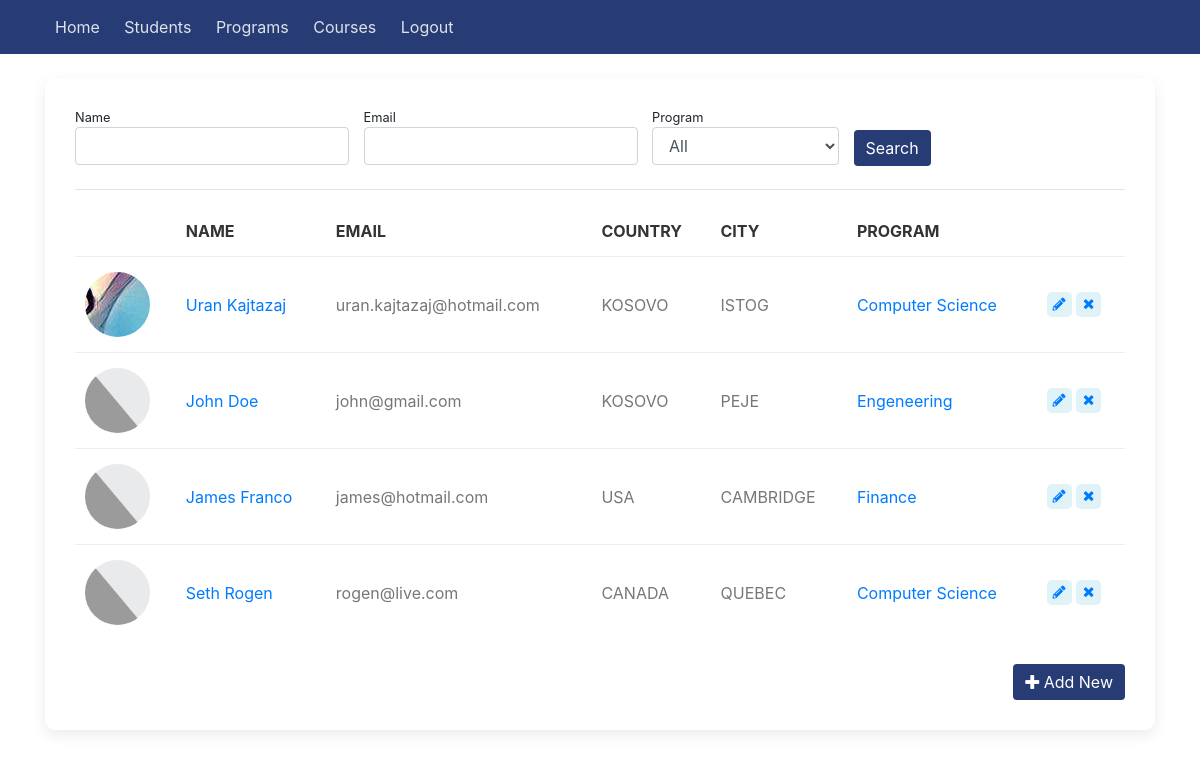
The page /students/ on the database its author committed.
### sems/models.py (models this page shows, shortened)
class Student(models.Model):
    picture = models.ImageField(null=True, blank=True, default='no-img.png')
    first_name = models.CharField(max_length=100)
    last_name = models.CharField(max_length=100)
    email = models.EmailField(null=True, blank=True)
    website = models.CharField(max_length=100, null=True, blank=True)
    program = models.ForeignKey(Program, on_delete=models.SET_NULL, null=True)
    country = models.ForeignKey(State, on_delete=models.SET_NULL, null=True)
    city = models.CharField(max_length=100, null=True)
    course = models.ManyToManyField(Course, null=True)
    def __str__(self):
        return self.first_name + ' ' + self.last_name

class State(models.Model):
    name = models.CharField(max_length=100)
    def __str__(self):
        return self.name

class Program(models.Model):
    name = models.CharField(max_length=200)
    summary = models.CharField(max_length=600, null=True, blank=True)
    def __str__(self):
        return self.name

### sems/views.py (the view)
# urls.py: path('students/', views.students_view, name='students'),
def students_view(request):
    students = Student.objects.all()
    programs = Program.objects.all()
    if request.method == 'GET':
        p = request.GET.get('program', '')
        name = request.GET.get('name', '')
        email = request.GET.get('email', '')
        if p != '':
            students = Student.objects.filter(program=p, first_name__contains=name, email__contains=email)
        else:
            students = Student.objects.filter(first_name__contains=name, email__contains=email)
    return render(
        request,
        'students_list.html',
        {'students': students, 'programs': programs, 'media_url': settings.MEDIA_ROOT},
    )

### sems/templates/students_list.html (shortened to what this page needs)
{% extends 'base_generic.html' %}
{% block content %}
<div class="shadow-box">
    <form class="form-spaced" action="" method="get">
        <label for="name">
            <small>Name</small> <br/>
            <input class="form-control" value="{{ request.GET.name }}" type="text" name="name" id="name">
        </label>
        <label for="email">
            <small>Email</small> <br/>
            <input class="form-control" value="{{ request.GET.email }}" type="email" name="email" id="email">
        </label>
        <label for="program">
            <small>Program</small> <br/>
            <select class="form-control" name="program" id="program">
                <option value="">All</option>
            </select>
        </label>
        <input type="submit" class="btn btn-primary" value="Search">
    </form>
    <hr/>
    <table>
        <thead>
            <tr>
                <th></th>
                <th>Name</th>
                <th>Email</th>
                <th>Country</th>
                <th>City</th>
                <th>Program</th>
                <th></th>
            </tr>
        </thead>
        <tbody>
            {% for s in students %}
            <tr>
                <td><div class="img-round"><img src="../static/uploads/{% if s.picture %}{{ s.picture }} {% else %}no-img.png {% endif %}" /></div></td>
                <td><a href="{% url 'student_detail' pk=s.pk %}">{{ s }}</a></td>
                <td>{{ s.email }}</td>
                <td class="text-uppercase">{{ s.country }}</td>
                <td class="text-uppercase">{{ s.city }}</td>
                <td><a href="{% url 'program_single' pk=s.program.pk %}">{{ s.program }}</a></td>
                <td><a href="#"><span class="label sm-label"><i class="fas fa-pencil-alt"></i></span></a>
                <a href="#"><span class="label sm-label"><i class="fas fa-times"></i></span></a></td>
            </tr>
            {% endfor %}
        </tbody>
    </table>
    <br/>
    <div class="row">
        <div class="col-md-12 text-right">
            <a href="#" class="btn btn-primary"><i class="fas fa-plus"></i> Add New</a>
        </div>
    </div>
</div>
{% endblock %}

### sems/static/css/main.css (style rules this page uses)
* { --main-color: #273c75; }
body { background-color: #fff; }
.shadow-box { box-shadow: 0 5px 15px rgba(0,0,0,0.08); background-color: #fff; padding: 30px; border-radius: 10px; }
table { width: 100%; }
td, th { padding: 15px 10px; border-top: 1px solid #eee; color: #777; }
th { border: none; color: #333; background-color: #fff; text-transform: uppercase; }
.form-spaced label { margin-right: 10px; }
.btn { border: none; }
.btn-primary { background-color: var(--main-color); }
.img-round { width: 65px; height: 65px; overflow: hidden; display: flex; justify-content: center; align-items: center; border-radius: 100px; }
.img-round img { min-height: 100%; }
.label { display: inline-flex; justify-content: center; align-items: center; background-color: #5bc0de30; border-radius: 5px; padding: 5px; }
.sm-label { width: 25px; height: 25px; font-size: 13px; }

### rows shown on the page
Student: picture (picture), first_name+last_name "Uran Kajtazaj", email "uran.kajtazaj@hotmail.com", country "KOSOVO", city "ISTOG", program "Computer Science"
Student: first_name+last_name "John Doe", email "john@gmail.com", country "KOSOVO", city "PEJE", program "Engeneering"
Student: first_name+last_name "James Franco", email "james@hotmail.com", country "USA", city "CAMBRIDGE", program "Finance"
Student: first_name+last_name "Seth Rogen", email "rogen@live.com", country "CANADA", city "QUEBEC", program "Computer Science"
